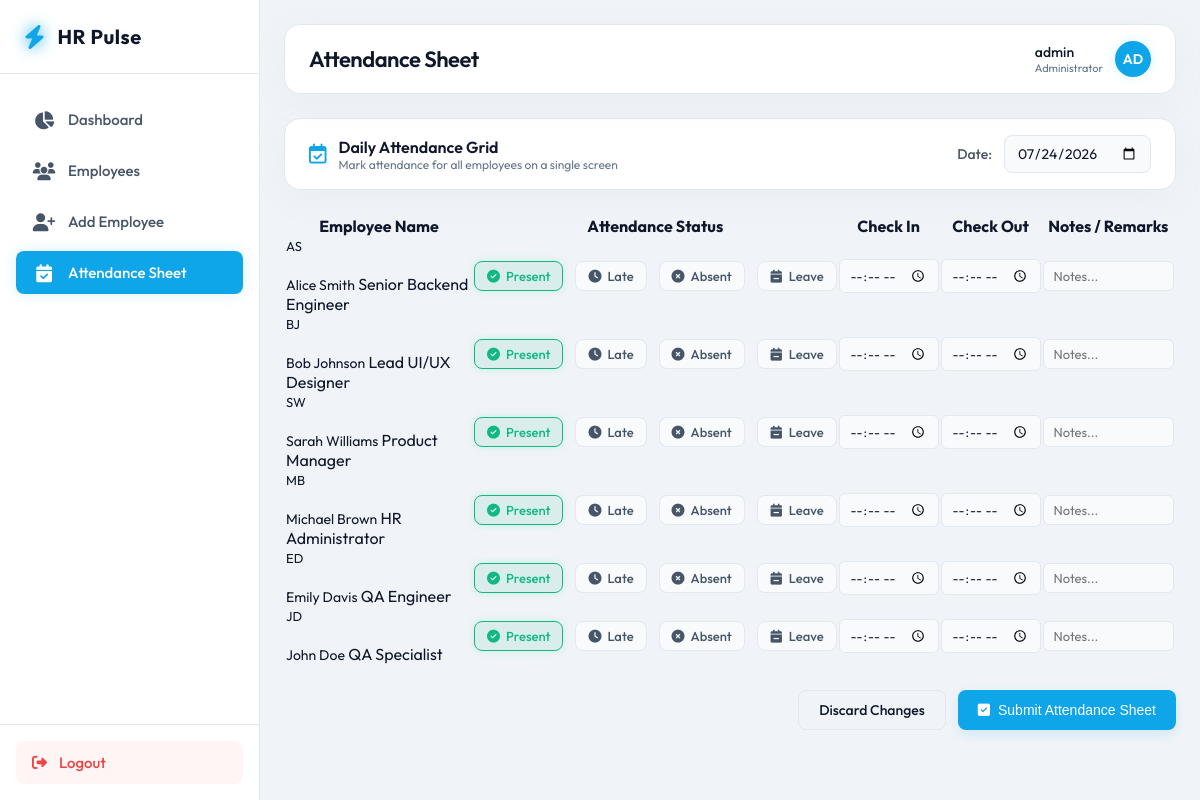
Page /attendance/ (signed in) on the committed database.
### employees/models.py (models this page shows, shortened)
class Employee(models.Model):
    first_name = models.CharField(max_length=100)
    last_name = models.CharField(max_length=100)
    email = models.EmailField(unique=True)
    phone = models.CharField(max_length=20, blank=True, null=True)
    designation = models.CharField(max_length=100)
    department = models.CharField(max_length=100)
    date_joined = models.DateField()
    salary = models.DecimalField(max_digits=10, decimal_places=2)
    is_active = models.BooleanField(default=True)
    @property
    def full_name(self):
        return f"{self.first_name} {self.last_name}"

### employees/views.py (the view, shortened to what this page needs)
# urls.py: path('attendance/', views.attendance_sheet, name='attendance_sheet'),
@login_required
def attendance_sheet(request):
    date_str = request.GET.get('date', '')
    if date_str:
        try:
            target_date = datetime.strptime(date_str, '%Y-%m-%d').date()
        except ValueError:
            target_date = timezone.localdate()
    else:
        target_date = timezone.localdate()
    employees = Employee.objects.filter(is_active=True)
    existing_attendance = {a.employee_id: a for a in Attendance.objects.filter(date=target_date)}
    sheet_data = []
    for emp in employees:
        att = existing_attendance.get(emp.id)
        sheet_data.append({
            'employee': emp,
            'status': att.status if att else 'Present',
            'check_in': att.check_in.strftime('%H:%M') if att and att.check_in else '',
            'check_out': att.check_out.strftime('%H:%M') if att and att.check_out else '',
            'notes': att.notes if att and att.notes else '',
        })
    context = {
        'date_str': target_date.strftime('%Y-%m-%d'),
        'sheet_data': sheet_data,
    }
    return render(request, 'employees/attendance_sheet.html', context)

### employees/templates/employees/attendance_sheet.html (shortened to what this page needs)
{% extends 'employees/base.html' %}
{% block page_title %}Attendance Sheet{% endblock %}
{% block content %}
<div class="date-filter-bar">
    <div style="display: flex; align-items: center; gap: 12px;">
        <i class="fa-regular fa-calendar-check" style="font-size: 20px; color: var(--color-primary);"></i>
        <div>
            <h2 style="font-size: 16px; font-weight: 600;">Daily Attendance Grid</h2>
            <p style="font-size: 12px; color: var(--text-muted);">Mark attendance for all employees on a single screen</p>
        </div>
    </div>
    <form method="GET" action="{% url 'attendance_sheet' %}" id="date-select-form" style="display: flex; align-items: center; gap: 12px;">
        <label for="sheet-date-picker" class="form-label" style="margin-bottom: 0;">Date:</label>
        <input type="date" id="sheet-date-picker" name="date" class="form-input" value="{{ date_str }}" onchange="document.getElementById('date-select-form').submit();" style="width: auto; padding: 8px 12px;">
    </form>
</div>
<form method="POST">
    <div class="employee-table-container">
        {% if sheet_data %}
        <table class="employee-table">
            <thead>
                <tr>
                    <th>Employee Name</th>
                    <th>Attendance Status</th>
                    <th>Check In</th>
                    <th>Check Out</th>
                    <th>Notes / Remarks</th>
                </tr>
            </thead>
            <tbody>
                {% for item in sheet_data %}
                <tr>
                    <td>
                        <div class="employee-cell">
                            <div class="avatar-lg" style="width: 36px; height: 36px; font-size: 13px;">
                                {{ item.employee.first_name|slice:":1" }}{{ item.employee.last_name|slice:":1" }}
                            </div>
                            <div class="meta-cell">
                                <span class="meta-title" style="font-size: 14px;">{{ item.employee.full_name }}</span>
                                <span class="meta-subtitle">{{ item.employee.designation }}</span>
                            </div>
                        </div>
                    </td>
                    <td>
                        <div class="status-options-grid">
                            <label class="status-option">
                                <div class="status-option-label opt-present">
                                    <i class="fa-solid fa-circle-check"></i>
                                    <span>Present</span>
                                </div>
                            </label>
                            <label class="status-option">
                                <div class="status-option-label opt-late">
                                    <i class="fa-solid fa-clock"></i>
                                    <span>Late</span>
                                </div>
                            </label>
                            <label class="status-option">
                                <div class="status-option-label opt-absent">
                                    <i class="fa-solid fa-circle-xmark"></i>
                                    <span>Absent</span>
                                </div>
                            </label>
                            <label class="status-option">
                                <div class="status-option-label opt-leave">
                                    <i class="fa-solid fa-calendar-minus"></i>
                                    <span>Leave</span>
                                </div>
                            </label>
                        </div>
                    </td>
                    <td>
                        <input type="time" name="check_in_{{ item.employee.id }}" value="{{ item.check_in }}" class="time-input-sm">
                    </td>
                    <td>
                        <input type="time" name="check_out_{{ item.employee.id }}" value="{{ item.check_out }}" class="time-input-sm">
                    </td>
                    <td>
                        <input type="text" name="notes_{{ item.employee.id }}" value="{{ item.notes }}" placeholder="Notes..." class="notes-input-sm">
                    </td>
                </tr>
                {% endfor %}
            </tbody>
        </table>
        {% endif %}
    </div>
    {% if sheet_data %}
    <div style="display: flex; justify-content: flex-end; margin-top: 24px; gap: 12px;">
        <a href="{% url 'dashboard' %}" class="btn btn-secondary">Discard Changes</a>
        <button type="submit" class="btn btn-primary">
            <i class="fa-solid fa-square-check"></i>
            <span>Submit Attendance Sheet</span>
        </button>
    </div>
    {% endif %}
</form>
{% endblock %}

### employees/templates/employees/base.html (shortened to what this page needs)
<!DOCTYPE html>
<html lang="en">
<head>
    <link rel="stylesheet" href="https://cdnjs.cloudflare.com/ajax/libs/font-awesome/6.4.0/css/all.min.css">
</head>
<body>
    {% if user.is_authenticated %}
    <aside>
        <div class="sidebar-brand">
            <i class="fa-solid fa-bolt"></i>
            <span>HR Pulse</span>
        </div>
        <ul class="sidebar-menu">
            <li class="sidebar-item {% if request.resolver_match.url_name == 'dashboard' %}active{% endif %}">
                <a href="{% url 'dashboard' %}">
                    <i class="fa-solid fa-chart-pie"></i>
                    <span>Dashboard</span>
                </a>
            </li>
            <li class="sidebar-item {% if request.resolver_match.url_name == 'employee_list' or request.resolver_match.url_name == 'employee_detail' %}active{% endif %}">
                <a href="{% url 'employee_list' %}">
                    <i class="fa-solid fa-users"></i>
                    <span>Employees</span>
                </a>
            </li>
            <li class="sidebar-item {% if request.resolver_match.url_name == 'employee_create' %}active{% endif %}">
                <a href="{% url 'employee_create' %}">
                    <i class="fa-solid fa-user-plus"></i>
                    <span>Add Employee</span>
                </a>
            </li>
            <li class="sidebar-item {% if request.resolver_match.url_name == 'attendance_sheet' %}active{% endif %}">
                <a href="{% url 'attendance_sheet' %}">
                    <i class="fa-solid fa-calendar-check"></i>
                    <span>Attendance Sheet</span>
                </a>
            </li>
        </ul>
        <div class="sidebar-footer">
            <a href="{% url 'logout' %}" class="logout-btn">
                <i class="fa-solid fa-right-from-bracket"></i>
                <span>Logout</span>
            </a>
        </div>
    </aside>
    {% endif %}
    <main style="{% if not user.is_authenticated %}margin-left: 0; padding: 0; display: flex; align-items: center; justify-content: center; background: radial-gradient(circle at top right, #e0f2fe, #f0f9ff);{% endif %}">
        {% if user.is_authenticated %}
        <header>
            <div class="header-title">
                <h1>{% block page_title %}Dashboard{% endblock %}</h1>
            </div>
            <div class="header-user">
                <div class="user-info">
                    <span class="user-name">{{ user.username }}</span>
                    <span class="user-role">Administrator</span>
                </div>
                <div class="user-avatar">
                    {{ user.username|slice:":2"|upper }}
                </div>
            </div>
        </header>
        {% endif %}
        <div class="content-body">
            {% block content %}{% endblock %}
        </div>
    </main>
</body>
</html>

### employees/templates/employees/base.html (style rules this page uses)
:root { --bg-main: #f0f4f8; --bg-sidebar: #ffffff; --bg-card: #ffffff; --bg-input: #f8fafc; --border-color: #e2e8f0; --border-hover: rgba(14, 165, 233, 0.4); --text-primary: #0f172a; --text-secondary: #475569; --text-muted: #64748b; --color-primary: #0ea5e9; --color-primary-glow: rgba(14, 165, 233, 0.15); --color-success: #10b981; --color-success-bg: rgba(16, 185, 129, 0.1); --color-danger: #ef4444; --color-danger-bg: rgba(239, 68, 68, 0.1); --color-warning: #f59e0b; --color-warning-bg: rgba(245, 158, 11, 0.1); --color-info: #0ea5e9; --color-info-bg: rgba(14, 165, 233, 0.1); --sidebar-width: 260px; --shadow-sm: 0 1px 3px rgba(0, 0, 0, 0.05); --shadow-md: 0 4px 6px -1px rgba(0, 0, 0, 0.05), 0 2px 4px -1px rgba(0, 0, 0, 0.01); --shadow-lg: 0 10px 15px -3px rgba(0, 0, 0, 0.05), 0 4px 6px -2px rgba(0, 0, 0, 0.02); --shadow-glass: 0 8px 32px 0 rgba(148, 163, 184, 0.08); }
* { margin: 0; padding: 0; box-sizing: border-box; }
body { font-family: 'Outfit', sans-serif; background-color: var(--bg-main); color: var(--text-primary); min-height: 100vh; display: flex; overflow-x: hidden; }
aside { width: var(--sidebar-width); background-color: var(--bg-sidebar); border-right: 1px solid var(--border-color); display: flex; flex-direction: column; position: fixed; height: 100vh; left: 0; top: 0; z-index: 100; transition: all 0.3s ease; }
.sidebar-brand { padding: 24px; display: flex; align-items: center; gap: 12px; font-size: 20px; font-weight: 700; color: var(--text-primary); letter-spacing: 0.5px; border-bottom: 1px solid var(--border-color); }
.sidebar-brand i { color: var(--color-primary); font-size: 24px; filter: drop-shadow(0 0 8px var(--color-primary)); }
.sidebar-menu { list-style: none; padding: 24px 16px; display: flex; flex-direction: column; gap: 8px; flex-grow: 1; }
.sidebar-item a { display: flex; align-items: center; gap: 12px; padding: 12px 16px; color: var(--text-secondary); text-decoration: none; border-radius: 8px; font-weight: 500; font-size: 15px; transition: all 0.2s ease; }
.sidebar-item.active a { color: #ffffff; background-color: var(--color-primary); box-shadow: 0 0 16px var(--color-primary-glow); }
.sidebar-item a i { font-size: 18px; width: 24px; text-align: center; }
.sidebar-footer { padding: 16px; border-top: 1px solid var(--border-color); }
.logout-btn { display: flex; align-items: center; gap: 12px; padding: 12px 16px; color: #ef4444; text-decoration: none; border-radius: 8px; font-weight: 500; font-size: 15px; transition: all 0.2s ease; background: rgba(239, 68, 68, 0.05); }
main { margin-left: var(--sidebar-width); flex-grow: 1; min-height: 100vh; display: flex; flex-direction: column; padding: 24px; transition: all 0.3s ease; }
header { display: flex; justify-content: space-between; align-items: center; padding: 16px 24px; background: var(--bg-card); backdrop-filter: blur(12px); border: 1px solid var(--border-color); border-radius: 16px; margin-bottom: 24px; box-shadow: var(--shadow-glass); }
.header-title h1 { font-size: 22px; font-weight: 600; letter-spacing: -0.5px; }
.header-user { display: flex; align-items: center; gap: 12px; }
.user-avatar { width: 36px; height: 36px; background-color: var(--color-primary); border-radius: 50%; display: flex; align-items: center; justify-content: center; font-weight: 600; font-size: 14px; color: white; box-shadow: 0 0 12px var(--color-primary-glow); }
.user-info { display: flex; flex-direction: column; }
.user-name { font-size: 14px; font-weight: 500; }
.user-role { font-size: 11px; color: var(--text-muted); }
.content-body { flex-grow: 1; }
.btn { display: inline-flex; align-items: center; justify-content: center; gap: 8px; padding: 10px 20px; border-radius: 8px; font-weight: 500; font-size: 14px; cursor: pointer; transition: all 0.2s ease; text-decoration: none; border: none; }
.btn-primary { background-color: var(--color-primary); color: white; box-shadow: 0 4px 12px var(--color-primary-glow); }
.btn-secondary { background-color: transparent; color: var(--text-primary); border: 1px solid var(--border-color); }
.form-label { display: block; margin-bottom: 8px; font-size: 14px; font-weight: 500; color: var(--text-secondary); }
.form-input, .form-select { width: 100%; padding: 12px 16px; background-color: var(--bg-input); border: 1px solid var(--border-color); border-radius: 8px; color: var(--text-primary); font-family: inherit; font-size: 14px; outline: none; transition: all 0.2s ease; }

### rows in the picture
Employee: employee.first_name "A", employee.last_name "S", employee.full_name "Alice Smith", employee.designation "Senior Backend Engineer"
Employee: employee.first_name "B", employee.last_name "J", employee.full_name "Bob Johnson", employee.designation "Lead UI/UX Designer"
Employee: employee.first_name "S", employee.last_name "W", employee.full_name "Sarah Williams", employee.designation "Product Manager"
Employee: employee.first_name "M", employee.last_name "B", employee.full_name "Michael Brown", employee.designation "HR Administrator"
Employee: employee.first_name "E", employee.last_name "D", employee.full_name "Emily Davis", employee.designation "QA Engineer"
Employee: employee.first_name "J", employee.last_name "D", employee.full_name "John Doe", employee.designation "QA Specialist"

### other values in the picture
{{ user.username }} "admin"
{{ user.username|slice:":2"|upper }} "AD"
